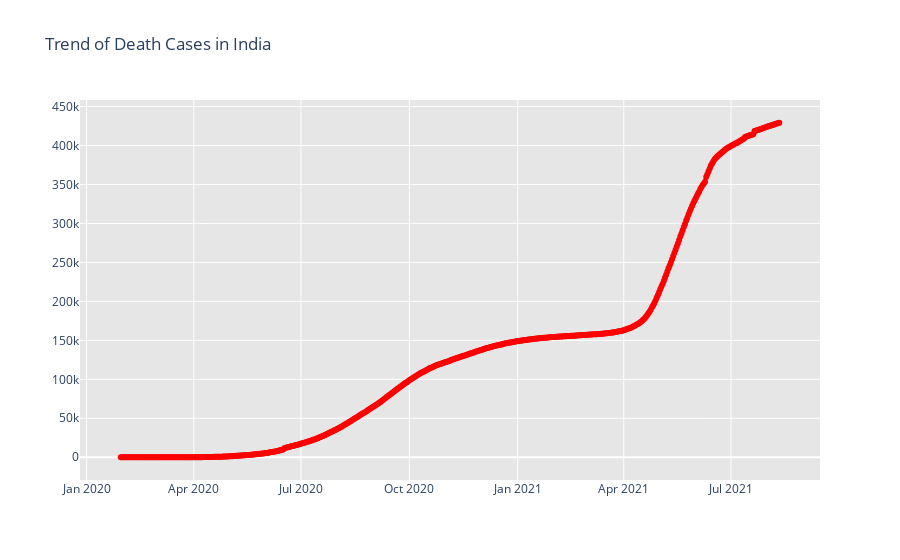
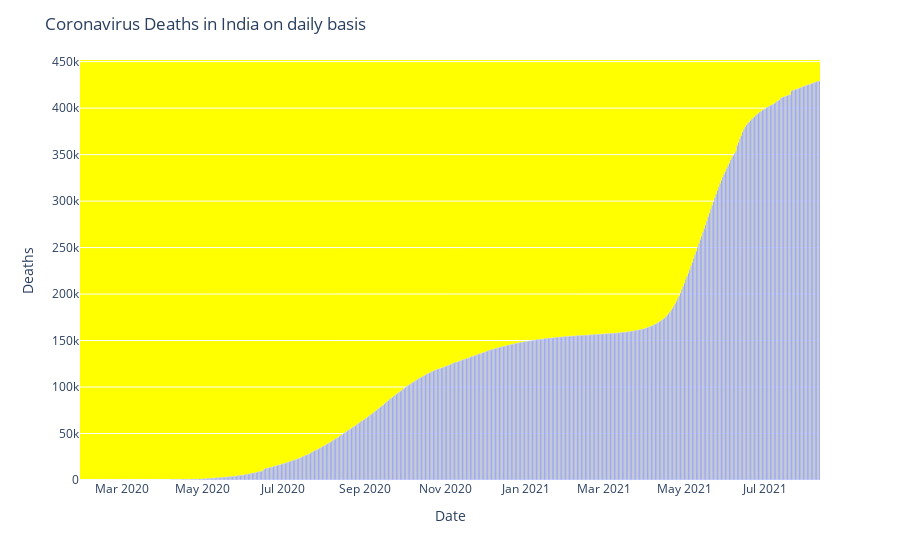

The code cell stored with these charts, in order, in its notebook:
### Markdown cell above
#Death cases day-wise

### Code cell
fig = go.Figure()
 #plot is using plotly.graph_objects.
fig.add_trace(go.Scatter(x=df_death_india['Date'], y = df_death_india['Deaths'], mode='lines+markers',name='Total Deaths',line=dict(color='Red', width=2)))
fig.update_layout(title_text='Trend of Death Cases in India',plot_bgcolor='rgb(230, 230, 230)')
fig.show()
# New COVID-19 cases reported daily in India
import plotly.express as px
fig = px.bar(df_death_india, x="Date", y="Deaths", barmode='group', height=500)
fig.update_layout(title_text='Coronavirus Deaths in India on daily basis',plot_bgcolor='yellow')
fig.show()

### Figure 1 — Plotly figure (JSON) as saved in the notebook; plotly's stock layout.template omitted (floating-point values rounded to 4 significant figures; data arrays with more than 128 entries replaced by an {"elided": "..."} marker saying what was removed)
{"data": [{"line": {"color": "Red", "width": 2}, "mode": "lines+markers", "name": "Total Deaths", "type": "scatter", "x": {"elided": "560 str values"}, "y": {"elided": "560 int values"}}], "layout": {"plot_bgcolor": "rgb(230, 230, 230)", "title": {"text": "Trend of Death Cases in India"}, "xaxis": {"type": "date", "range": ["2019-12-27 01:46:54.7874", "2021-09-13 22:13:05.2126"], "autorange": true}, "yaxis": {"type": "linear", "range": [-31440.0, 460600.0], "autorange": true}, "autosize": true}}

### Figure 2 — Plotly figure (JSON) as saved in the notebook; plotly's stock layout.template omitted (floating-point values rounded to 4 significant figures; data arrays with more than 128 entries replaced by an {"elided": "..."} marker saying what was removed)
{"data": [{"alignmentgroup": "True", "hovertemplate": "Date=%{x}<br>Deaths=%{y}<extra></extra>", "legendgroup": "", "marker": {"color": "#636efa", "pattern": {"shape": ""}}, "name": "", "offsetgroup": "", "orientation": "v", "showlegend": false, "textposition": "auto", "type": "bar", "x": {"elided": "560 str values"}, "xaxis": "x", "y": {"elided": "560 int values"}, "yaxis": "y"}], "layout": {"barmode": "group", "legend": {"tracegroupgap": 0}, "margin": {"t": 60}, "plot_bgcolor": "yellow", "title": {"text": "Coronavirus Deaths in India on daily basis"}, "xaxis": {"anchor": "y", "domain": [0, 1], "title": {"text": "Date"}, "type": "date", "range": ["2020-01-29 12:00", "2021-08-11 12:00"], "autorange": true}, "yaxis": {"anchor": "x", "domain": [0, 1], "title": {"text": "Deaths"}, "type": "linear", "range": [0, 451800.0], "autorange": true}, "autosize": true}}
